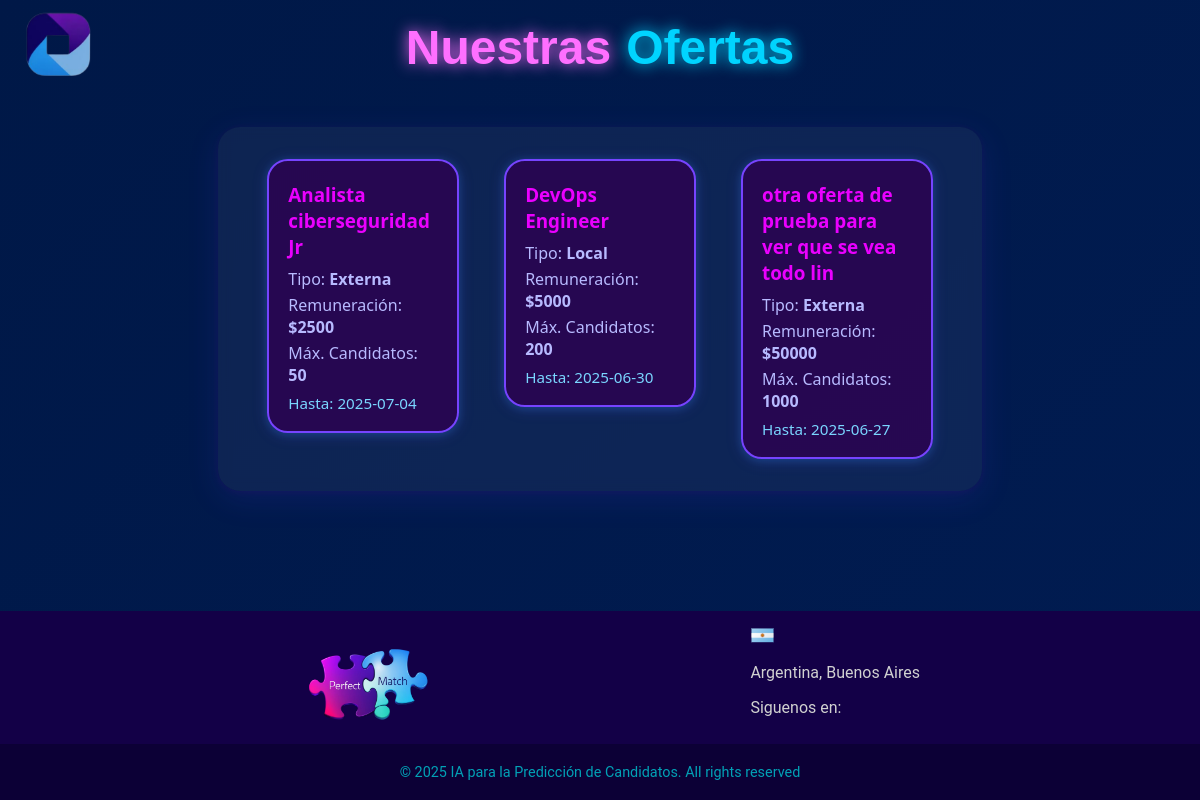
/portal_ofertas, run on an earlier commit of the app's database.
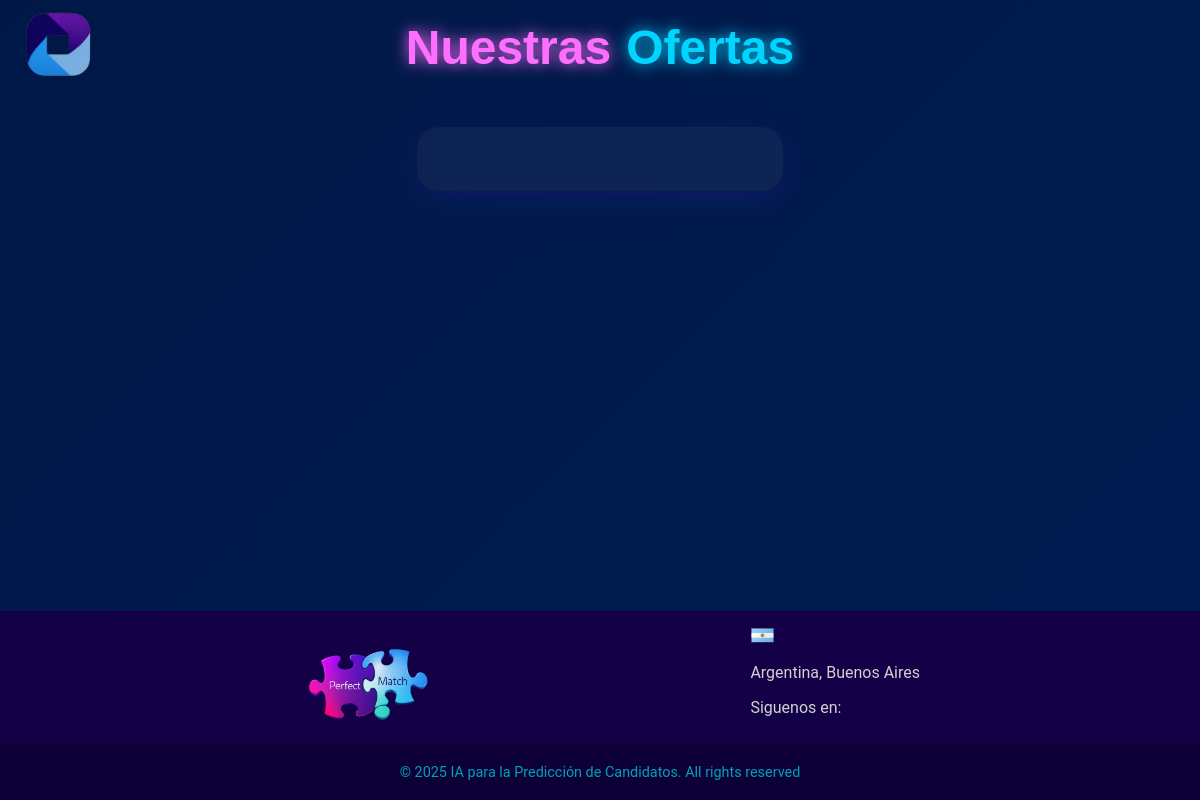
And on a later commit of the database.
### app.py (models this page shows)
class OfertaLaboral(db.Model):
    __tablename__ = "oferta_laboral"
    idOfer = db.Column(db.Integer, primary_key=True, autoincrement=True)
    nombre = db.Column(db.String(200), nullable=False, unique=True)
    fecha_cierre = db.Column(db.DateTime, nullable=False)
    max_candidatos = db.Column(db.Integer, nullable=False)
    cant_candidatos = db.Column(db.Integer, nullable=False, default=0)
    remuneracion = db.Column(db.String(50), nullable=False)
    beneficio = db.Column(db.String(200), nullable=True)
    descripcion = db.Column(db.String(200), nullable=True)
    estado = db.Column(db.String(50), nullable=False, default="Activa")
    modalidad = db.Column(db.String(20), nullable=False)
    usuario_responsable = db.Column(db.String(100), nullable=False)
    postulaciones = db.relationship("Postulacion", back_populates="oferta", cascade="all, delete-orphan", lazy=True)
    educaciones = db.relationship("OfertaEducacion", back_populates="oferta", cascade="all, delete-orphan", lazy=True)
    tecnologias = db.relationship("OfertaTecnologia", back_populates="oferta", cascade="all, delete-orphan", lazy=True)
    tecnologias2 = db.relationship("OfertaTecnologia2", back_populates="oferta", cascade="all, delete-orphan", lazy=True)
    habilidades = db.relationship("OfertaHabilidad", back_populates="oferta", cascade="all, delete-orphan", lazy=True)
    habilidades2 = db.relationship("OfertaHabilidad2", back_populates="oferta", cascade="all, delete-orphan", lazy=True)

### app.py (the view)
@app.route('/portal_ofertas')
def portal_ofertas():
    ofertas_activas = OfertaLaboral.query.filter_by(estado="Activa").all()
    return render_template('portal_ofertas.html', ofertas_activas=ofertas_activas)

### templates/portal_ofertas.html (shortened to what this page needs)
<!DOCTYPE html>
<html lang="es">
<head>
    <link rel="stylesheet" href="{{ url_for('static', filename='css/postulacion.css') }}">
    <link rel="stylesheet" href="{{ url_for('static', filename='css/footer.css') }}">
    <link rel="stylesheet" href="{{ url_for('static', filename='css/portal_ofertas.css') }}">
    <link rel="stylesheet" href="{{ url_for('static', filename='css/fragments/particles.css') }}">
    <link rel="stylesheet" href="{{ url_for('static', filename='css/fragments/titles.css') }}">
</head>
<body>
    {% include "fragments/particles.html" %}
    <header>
        <div>
            <img class="logo" src="{{ url_for('static', filename='images/logoApptitudAI.png') }}"
                alt="Logo de ApptitudAI">
        </div>
    </header>
    <main>
        <h1 style = "box-shadow: none !important;"><p class="title-perfect-violet">Nuestras</p><p class="title-match-blue">Ofertas</p></h1>
        <div class="ofertas-section">
            <div class="ofertas-grid" id="ofertas-activas-grid">
                {% for oferta in ofertas_activas %}
                <div class="oferta-card" data-oferta-id="{{ oferta.idOfer }}">
                    <div class="oferta-summary">
                        <h3>{{ oferta.nombre }}</h3>
                        <p>Tipo: <strong>{{ oferta.modalidad or 'Modalidad no especificada' }}</strong></p>
                        <p>Remuneración: <strong>{{ oferta.remuneracion or 'No especificada' }}</strong></p>
                        <p>Máx. Candidatos: <strong>{{ oferta.max_candidatos or 'No especificado' }}</strong></p>
                        <div class="oferta-fecha">Hasta: {{ oferta.fecha_cierre.strftime('%Y-%m-%d') if oferta.fecha_cierre else 'Sin fecha' }}</div>
                    </div>
                </div>
                {% endfor %}
            </div>
        </div>
    </main>
    {% include "layout/footer.html" %}
</body>
</html>

What changed in the data, as far as the page shows it:
no longer on this page (row edited): OfertaLaboral: nombre "Analista ciberseguridad Jr", modalidad "Externa", remuneracion "$2500", max_candidatos "50", fecha_cierre "2025-07-04"
no longer on this page (row edited): OfertaLaboral: nombre "DevOps Engineer", modalidad "Local", remuneracion "$5000", max_candidatos "200", fecha_cierre "2025-06-30"
no longer on this page (row edited): OfertaLaboral: nombre "otra oferta de prueba para ver que se vea todo lin", modalidad "Externa", remuneracion "$50000", max_candidatos "1000", fecha_cierre "2025-06-27"
